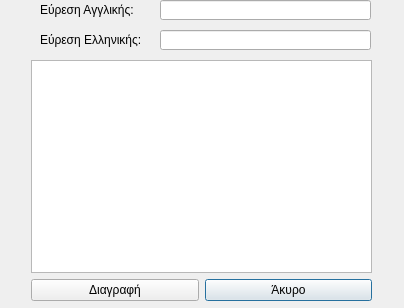
<?xml version="1.0" encoding="UTF-8"?>
<ui version="4.0">
 <class>diagrafi_lexis</class>
 <widget class="QDialog" name="diagrafi_lexis">
  <property name="geometry">
   <rect>
    <x>0</x>
    <y>0</y>
    <width>404</width>
    <height>308</height>
   </rect>
  </property>
  <property name="windowTitle">
   <string>Dialog</string>
  </property>
  <widget class="QWidget" name="layoutWidget">
   <property name="geometry">
    <rect>
     <x>31</x>
     <y>60</y>
     <width>341</width>
     <height>241</height>
    </rect>
   </property>
   <layout class="QGridLayout" name="gridLayout">
    <item row="0" column="0" colspan="2">
     <widget class="QListWidget" name="listWidget"/>
    </item>
    <item row="1" column="1">
     <widget class="QPushButton" name="pushButton_akuro">
      <property name="text">
       <string>Άκυρο</string>
      </property>
     </widget>
    </item>
    <item row="1" column="0">
     <widget class="QPushButton" name="pushButton_diag">
      <property name="text">
       <string>Διαγραφή</string>
      </property>
     </widget>
    </item>
   </layout>
  </widget>
  <widget class="QLineEdit" name="lineEditEuresiGb">
   <property name="geometry">
    <rect>
     <x>160</x>
     <y>0</y>
     <width>211</width>
     <height>20</height>
    </rect>
   </property>
  </widget>
  <widget class="QLabel" name="label">
   <property name="geometry">
    <rect>
     <x>40</x>
     <y>0</y>
     <width>101</width>
     <height>20</height>
    </rect>
   </property>
   <property name="text">
    <string>Εύρεση Αγγλικής:</string>
   </property>
  </widget>
  <widget class="QLineEdit" name="lineEditEuresiGr">
   <property name="geometry">
    <rect>
     <x>160</x>
     <y>30</y>
     <width>211</width>
     <height>20</height>
    </rect>
   </property>
  </widget>
  <widget class="QLabel" name="label_2">
   <property name="geometry">
    <rect>
     <x>40</x>
     <y>30</y>
     <width>111</width>
     <height>20</height>
    </rect>
   </property>
   <property name="text">
    <string>Εύρεση Ελληνικής:</string>
   </property>
  </widget>
 </widget>
 <resources/>
 <connections/>
</ui>
